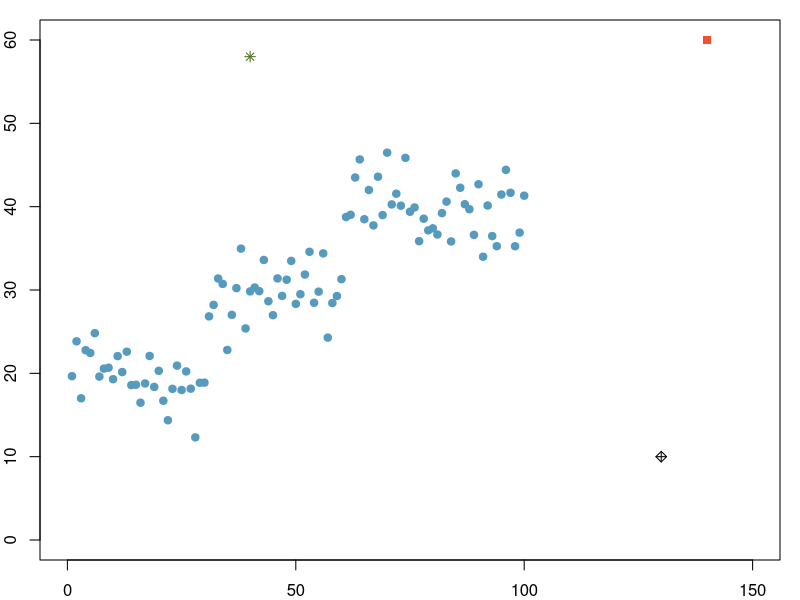

R code for this plot: (Note: this script raises an error after producing the figure.)
set.seed(5432)

pdf("outliers.pdf", height = 3, width = 5)
par(mar=c(2,2,1,1))
x = seq(1:100)
y = c(rnorm(30,20,3),rnorm(30,30,3), rnorm(40, 40, 3))
plot(y~x, pch = 19, col = "#569BBD", xlab = "", ylab = "", xlim = c(0,150), ylim = c(0,60))
points(x = 40, y = 58, col = "#4C721D", pch = 8)
points(x = 140, y = 60, col = "#F05133", pch = 15)
points(x = 130, y = 10, pch = 9)
dev.off()


x = seq(1:100)
y = c(rnorm(30,20,30),rnorm(30,30,30), rnorm(40, 40, 30))
xtable(summary(lm(y ~ x)))
plot(y~x, pch = 19, col = "#569BBD")